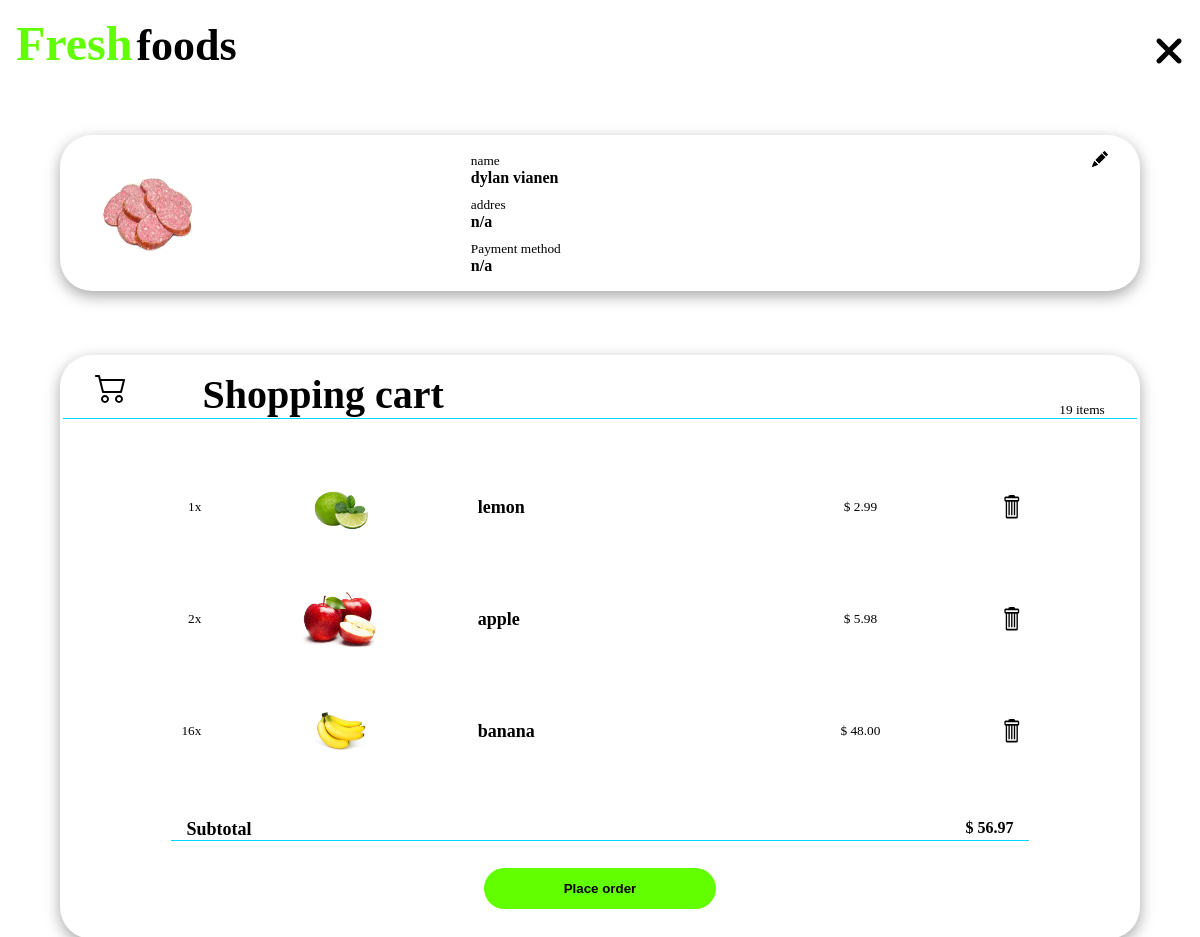
Before: /shopping_cart (signed in) with the older database file.
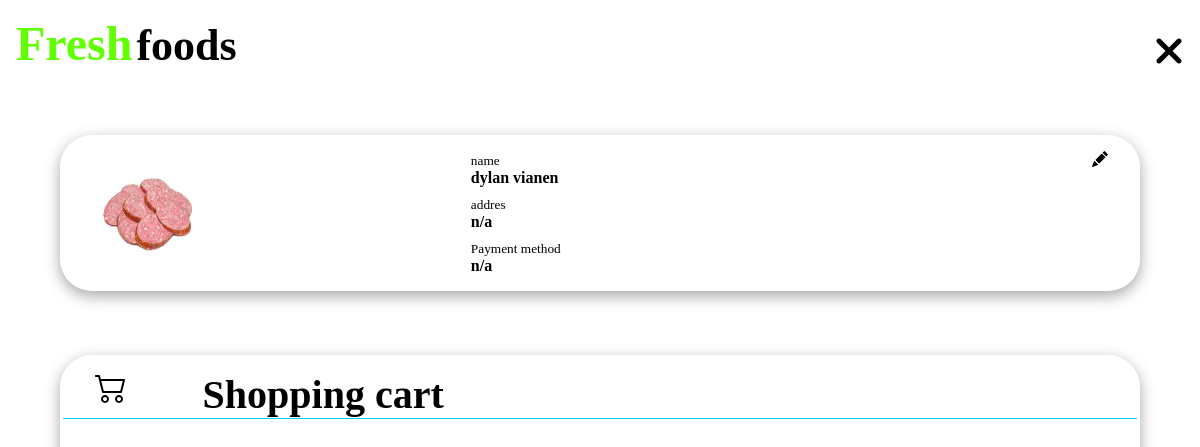
After: the same page with the newer database file.
### freshfoods/models.py (models this page shows, shortened)
class cart_item(models.Model):
   invoice = models.CharField(max_length=50, null=True, default="")
   user = models.ForeignKey(User, on_delete=models.CASCADE, null=True)
   item = models.ForeignKey(product, null=True, on_delete=models.CASCADE)
   quantity = models.IntegerField(null=True, default=1)
   price = models.DecimalField(null=True, blank=True, decimal_places=2, max_digits=18)
   def price_item(self):
      self.price = round((float(self.item.discount_price()) * self.quantity), 2)
      self.save()
   def __str__(self):
      return f"{self.item.name} of {self.user.username}"

class product(models.Model):
    name = models.CharField(max_length=50, null=True)
    discription = models.TextField(blank=True)
    price = models.DecimalField(decimal_places=2, max_digits=18, null=True)
    discount = models.IntegerField(null=True, default=0)
    tags = models.ForeignKey(tag, null=True, on_delete=models.SET_NULL)
    img = CompressedImageField(upload_to='products', default="default_product.jpg", null=True, quality=50)
    lastupdate = models.DateTimeField(auto_now_add=True, blank=True, null=True)
    def discount_price(self):
      return round(float(self.price) - ((self.discount / 100) * float(self.price)),2)

### freshfoods/views.py (the view)
# urls.py: path('shopping_cart', views.shopping_cart, name='shopping_cart'),
@login_required(login_url='/login')
def shopping_cart(request):
    profile = profileUser.objects.get(user=request.user)
    try:
        cart = shoppingcart.objects.get(user=request.user)
        print(cart.products)
        totalitem = cart.total_item()
        totalprice = cart.total_price()
    except ObjectDoesNotExist:
        totalitem = 0
        totalprice = 0
        cart = {}
    content = {'cart': cart,
               'totalitem': totalitem,
               'totalprice': round(totalprice, 2),
               'profile': profile,
               'link': "/media/",}
    return render(request, 'freshfoods/shopping_cart.html', content)

### freshfoods/models.py (called while the page is built)
   def total_item(self):
      total = 0
      for i in self.products.all():
         total += i.quantity
      return total

   def total_price(self):
      total = 0
      print(self.products.all())
      for i in self.products.all():
         i.price_item()
         total += i.price
      return total

### freshfoods/templates/freshfoods/shopping_cart.html (shortened to what this page needs)
{% load static %}
{% load compress %}
<!DOCTYPE html>
<html lang="nl">
<head>
    {% compress css%}
        <link rel="stylesheet" href="{% static '/css/algemeen.css' %}">
        <link rel="stylesheet" href="{% static '/css/shopping.css' %}">
    {% endcompress %}
</head>
<body>
    <header class="heading">
        <div class="logo-cont">
            <h1 class="logo-text logo-main">Fresh</h1>
            <h2 class="logo-text">foods</h2>
        </div>
        <a href="/"><i class="fa-solid fa-xmark heading-xmark"></i></a>
    </header>
    <section class="personal-cont">
        <img class="personal-profile" src="{{link}}{{profile.img}}" alt="profile photo">
        <div class="personal-name">
            <small>name</small>
            <strong>
                {{profile.user.first_name}} {{profile.user.last_name}}
            </strong>
        </div>
        <div class="personal-addres">
            <small>addres</small>
            <strong>
                {% if profile.adress.streetname|length > 0 %}
                    {{profile.adress.streetname}} {{profile.adress.streetnumber}}, {{profile.adress.postcode}}
                {% else %}
                    n/a
                {% endif %}
            </strong>
        </div>
        <div class="personal-payment">
            <small>Payment method</small>
            <strong>
                {% if profile.payment_info.card_number|length > 0 %}
                    Credit card
                {% else %}
                    n/a
                {% endif %}
            </strong>
        </div>
    </section>
    <section class="shopping-cart-cont">
        <div class="shopping-heading-cont">
            <h3>Shopping cart</h3>
            <small class="shopping-heading-small" id='product-item-count'>
                {% if totalitem > 0 %}
                    {{ totalitem }} items
                {% endif %}
            </small>
        </div>
        <div class="shopping-item_cont" id='shopping-cont'>
            {% for i in cart.products.all %}
                <div class="shopping-item-child" id='product-{{i.item.id}}'>
                    <small class="shopping-item-child-count">{{ i.quantity }}x</small>
                    <img class="shopping-item-child-img" src="{{link}}{{i.item.img}}" alt="brocoli">
                    <div class="shopping-item-name-cont">
                        <h6 class="shopping-item-child-heading">{{ i.item.name }}</h6>
                    </div>
                    <small class="shopping-item-child-price">$ {{ i.price }}</small>
                    <svg id='trashcan' data-id="{{i.item.id}}" class="shopping-item-child-trashcan" viewBox="0 0 11 19" fill="none" xmlns="http://www.w3.org/2000/svg">
                        <path fill-rule="evenodd" clip-rule="evenodd" d="M10 1.93531H8C8 1.24633 7.55 0.682617 7 0.682617H4C3.45 0.682617 3 1.24633 3 1.93531H1C0.45 1.93531 0 2.49902 0 3.18799V4.44068C0 5.12966 0.45 5.69337 1 5.69337V16.9676C1 17.6565 1.45 18.2203 2 18.2203H9C9.55 18.2203 10 17.6565 10 16.9676V5.69337C10.55 5.69337 11 5.12966 11 4.44068V3.18799C11 2.49902 10.55 1.93531 10 1.93531ZM9 16.9676H2V5.69337H3V15.7149H4V5.69337H5V15.7149H6V5.69337H7V15.7149H8V5.69337H9V16.9676ZM10 4.44068H1V3.18799H10V4.44068Z" fill="black"/>
                    </svg>
                </div>
            {% endfor %}
        </div>
        {% if totalitem != 0 %}
            <div class="shopping-item-total-cont">
                <h6 class="shopping-item-total-heading">Subtotal</h6>
                <strong class="shopping-item-total-price">$ {{ totalprice }}</strong>
            </div>
            <button id='oder-btn' class="shopping-order-btn">Place order</button>
        {% endif %}
    </section>
</body>
</html>

Changed rows visible on the page:
no longer on this page (row edited): cart_item: quantity "1", item.img (picture), item.name "lemon", price "2.99"
no longer on this page (row edited): cart_item: quantity "2", item.img (picture), item.name "apple", price "5.98"
no longer on this page (row edited): cart_item: quantity "16", item.img (picture), item.name "banana", price "48.00"
Other visible differences:
{{ totalitem }}: "19" → (not shown)
{{ totalprice }}: "56.97" → (not shown)
text no longer shown: "items Subtotal $ Place order"
